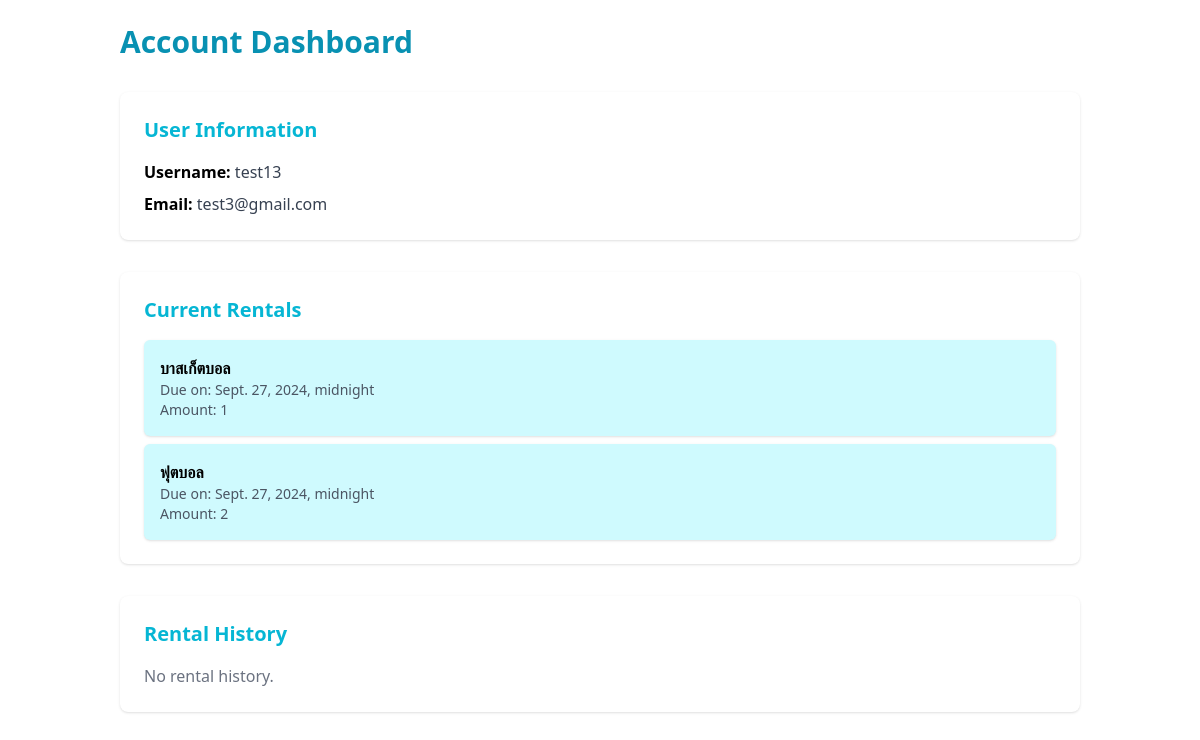
The app's page /account/ (signed in), older data.
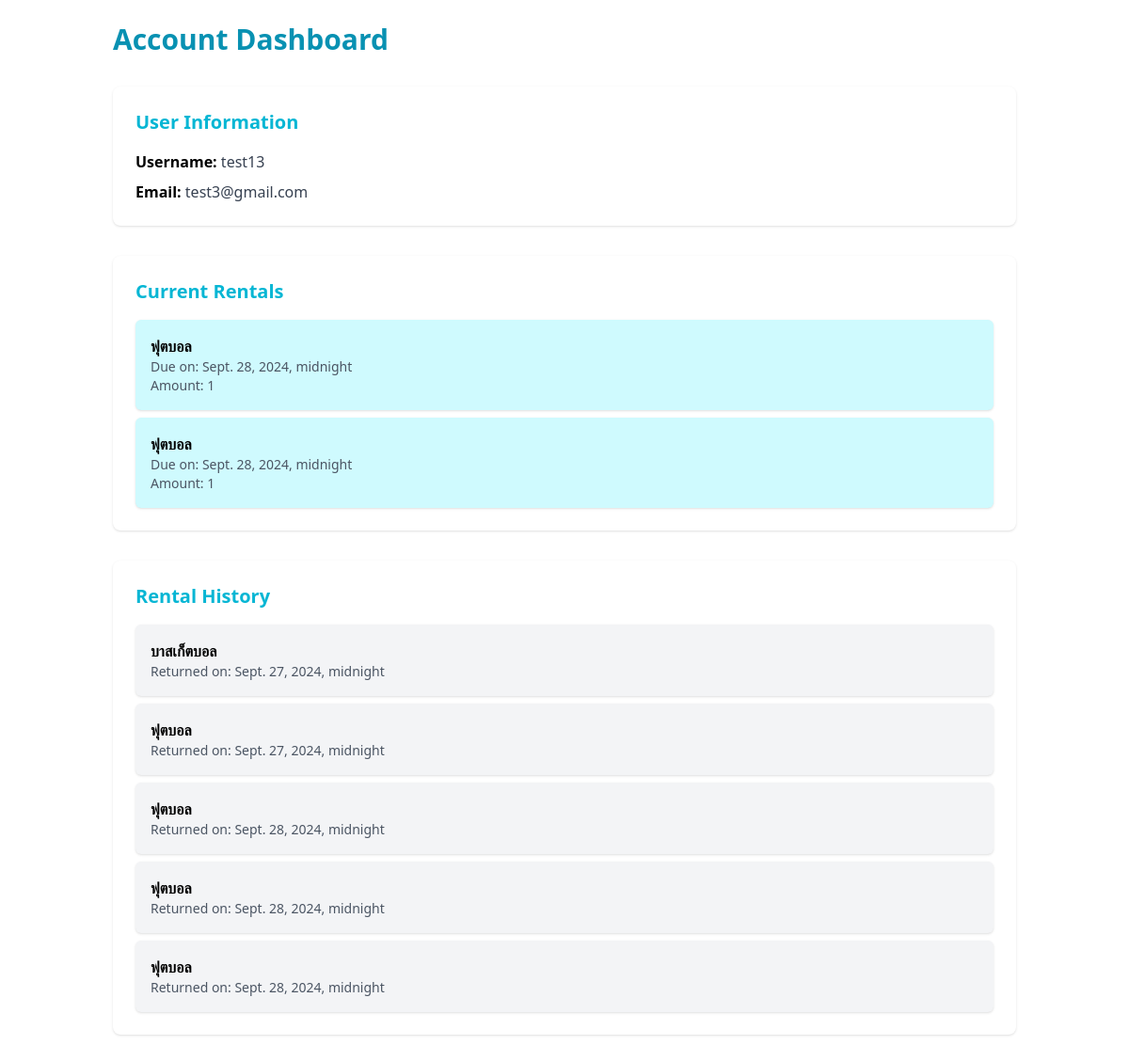
The same page, newer data.
### base/models.py (models this page shows, shortened)
class Booking(models.Model):
    user = models.ForeignKey(CustomUser , on_delete=models.CASCADE)
    equipment = models.ForeignKey(Equipment , on_delete=models.CASCADE)
    amount = models.PositiveIntegerField()
    status = models.CharField(max_length=20,
                              choices=[
                                  ('Pending', 'Pending'),
                                  ('Approved', 'Approved'),
                                  ('Denied', 'Denied')
                                  ])
    approved_by = models.ForeignKey('Staff',on_delete=models.SET_NULL , null = True , blank = True)
    booking_date = models.DateTimeField()
    return_date = models.DateTimeField()

class Equipment(models.Model):
    name = models.CharField(max_length = 100)
    type = models.CharField(max_length = 50)
    available_amount = models.PositiveIntegerField()
    created_at = models.DateTimeField(auto_now_add= True)
    picture = models.ImageField(upload_to='equipment_pictures/', default='default.jpg')

### base/views.py (the view)
# urls.py: path('account/', AccountView.as_view(), name='account_dashboard'),
class AccountView(LoginRequiredMixin,TemplateView):
    template_name = 'dashborad.html'
    def get_context_data(self, **kwargs):
        context = super().get_context_data(**kwargs)
        user = self.request.user
        context['user'] = user
        context['current_rentals'] = Booking.objects.filter(user=user, status='approved')
        context['rental_history'] = Booking.objects.filter(user=user, status='Returned')
        return context

### base/templates/dashborad.html
{% extends "base.html" %}
{% block main %}
<div class="container mx-auto py-6 px-4 sm:px-6 lg:px-8">
    <h1 class="text-3xl font-bold mb-8 text-cyan-600">Account Dashboard</h1>
    <section class="bg-white shadow rounded-lg p-6 mb-8">
        <h2 class="text-xl font-semibold text-cyan-500 mb-4">User Information</h2>
        <div class="space-y-2">
            <p><strong>Username:</strong> <span class="text-gray-700">{{ user.username }}</span></p>
            <p><strong>Email:</strong> <span class="text-gray-700">{{ user.email }}</span></p>
        </div>
    </section>
    <section class="bg-white shadow rounded-lg p-6 mb-8">
        <h2 class="text-xl font-semibold text-cyan-500 mb-4">Current Rentals</h2>
        {% if current_rentals %}
            <ul class="space-y-2">
                {% for rental in current_rentals %}
                <li class="bg-cyan-100 p-4 rounded-md shadow">
                    <p><strong>{{ rental.equipment.name }}</strong></p>
                    <p class="text-sm text-gray-600">Due on: {{ rental.return_date }}</p>
                    <p class="text-sm text-gray-600">Amount: {{ rental.amount }}</p>
                </li>
                {% endfor %}
            </ul>
        {% else %}
            <p class="text-gray-500">No current rentals.</p>
        {% endif %}
    </section>
    <section class="bg-white shadow rounded-lg p-6 mb-8">
        <h2 class="text-xl font-semibold text-cyan-500 mb-4">Rental History</h2>
        {% if rental_history %}
            <ul class="space-y-2">
                {% for rental in rental_history %}
                <li class="bg-gray-100 p-4 rounded-md shadow">
                    <p><strong>{{ rental.equipment.name }}</strong></p>
                    <p class="text-sm text-gray-600">Returned on: {{ rental.return_date }}</p>
                </li>
                {% endfor %}
            </ul>
        {% else %}
            <p class="text-gray-500">No rental history.</p>
        {% endif %}
    </section>
</div>
{% endblock %}

Row changes from the older to the newer data that the page shows:
added Booking: equipment.name "ฟุตบอล", return_date "Sept. 28, 2024, midnight", amount "1", shown under "Current Rentals"
added Booking: equipment.name "ฟุตบอล", return_date "Sept. 28, 2024, midnight", amount "1", shown under "Current Rentals"
changed Booking "บาสเก็ตบอล": moves from the list under "Current Rentals" to the list under "Rental History"
changed Booking (number 4 of 7 on the later page): moves from the list under "Current Rentals" to the list under "Rental History"
now on this page (row edited): Booking: equipment.name "ฟุตบอล", return_date "Sept. 28, 2024, midnight", shown under "Rental History"
added Booking: equipment.name "ฟุตบอล", return_date "Sept. 28, 2024, midnight", shown under "Rental History"
added Booking: equipment.name "ฟุตบอล", return_date "Sept. 28, 2024, midnight", shown under "Rental History"
Text that changed along with them:
text no longer shown: "No rental history."
